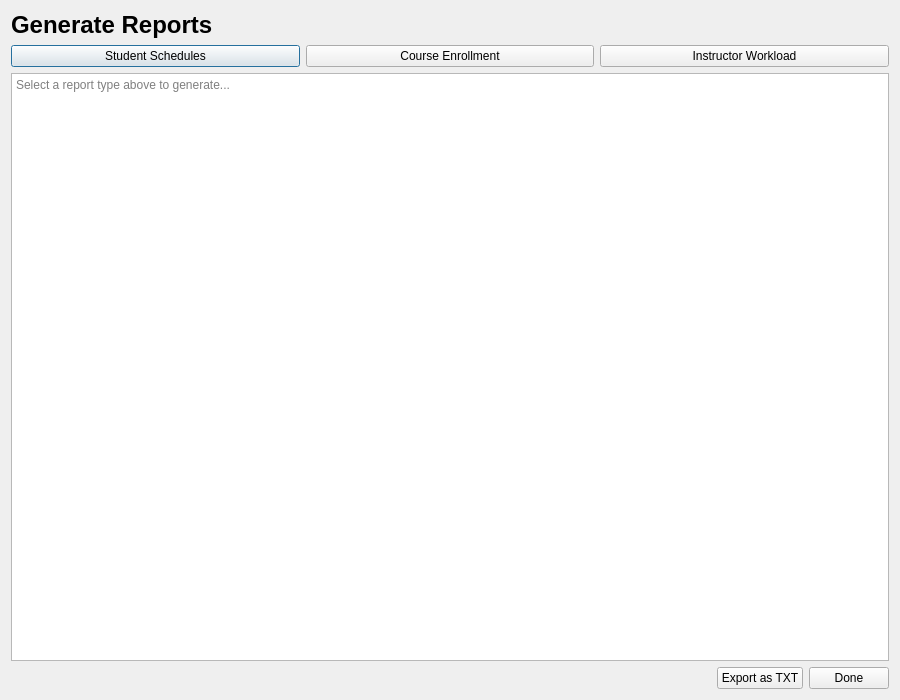
<?xml version="1.0" encoding="UTF-8"?>
<ui version="4.0">
 <class>ReportsPage</class>
 <widget class="QDialog" name="ReportsPage">
  <property name="geometry">
   <rect>
    <x>0</x>
    <y>0</y>
    <width>900</width>
    <height>700</height>
   </rect>
  </property>
  <property name="windowTitle">
   <string>Reports</string>
  </property>
  <layout class="QVBoxLayout" name="verticalLayout">
   <item>
    <widget class="QLabel" name="label_title">
     <property name="font">
      <font>
       <pointsize>18</pointsize>
       <bold>true</bold>
      </font>
     </property>
     <property name="text">
      <string>Generate Reports</string>
     </property>
    </widget>
   </item>
   <item>
    <layout class="QHBoxLayout" name="horizontalLayout_buttons">
     <item>
      <widget class="QPushButton" name="StudentSchedules_Button">
       <property name="text">
        <string>Student Schedules</string>
       </property>
      </widget>
     </item>
     <item>
      <widget class="QPushButton" name="CourseEnrollment_Button">
       <property name="text">
        <string>Course Enrollment</string>
       </property>
      </widget>
     </item>
     <item>
      <widget class="QPushButton" name="InstructorWorkload_Button">
       <property name="text">
        <string>Instructor Workload</string>
       </property>
      </widget>
     </item>
    </layout>
   </item>
   <item>
    <widget class="QTextEdit" name="textEdit">
     <property name="readOnly">
      <bool>true</bool>
     </property>
     <property name="placeholderText">
      <string>Select a report type above to generate...</string>
     </property>
    </widget>
   </item>
   <item>
    <layout class="QHBoxLayout" name="horizontalLayout_export">
     <item>
      <spacer name="horizontalSpacer">
       <property name="orientation">
        <enum>Qt::Horizontal</enum>
       </property>
       <property name="sizeHint" stdset="0">
        <size>
         <width>40</width>
         <height>20</height>
        </size>
       </property>
      </spacer>
     </item>
     <item>
      <widget class="QPushButton" name="Export_Button">
       <property name="text">
        <string>Export as TXT</string>
       </property>
      </widget>
     </item>
     <item>
      <widget class="QPushButton" name="Done_Button">
       <property name="text">
        <string>Done</string>
       </property>
      </widget>
     </item>
    </layout>
   </item>
  </layout>
 </widget>
 <resources/>
 <connections/>
</ui>
